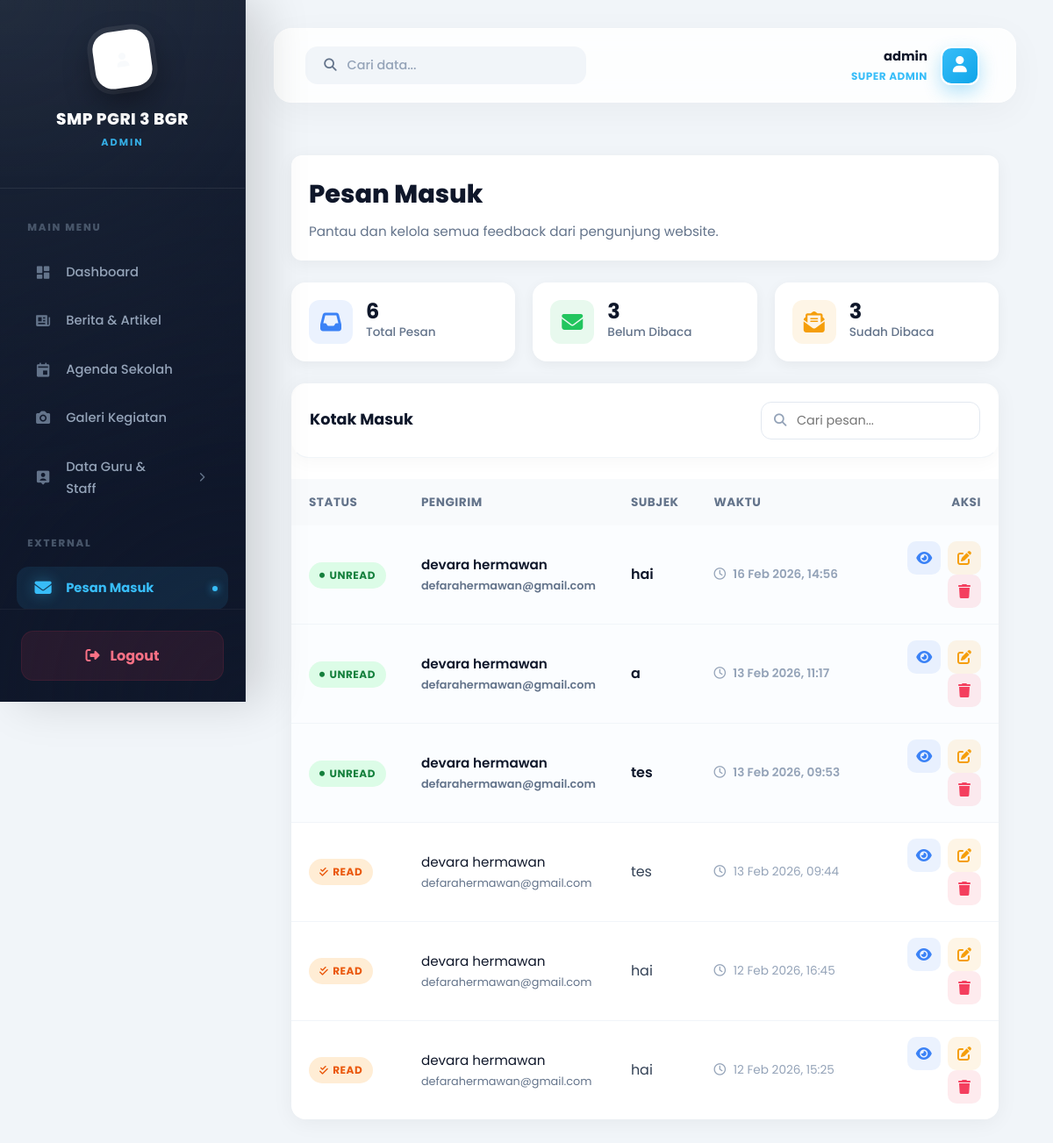
/admin/pesan.php (signed in), run on the app's committed database.
### tables this page shows
CREATE TABLE `pesan` (
  `id` int NOT NULL,
  `nama` varchar(200) NOT NULL,
  `email` varchar(80) NOT NULL,
  `subjek` varchar(30) NOT NULL,
  `pesan` longtext NOT NULL,
  `dibaca` tinyint(1) DEFAULT '0',
  `created_at` timestamp NULL DEFAULT CURRENT_TIMESTAMP
);

### admin/pesan.php (the view, shortened to what this page needs)
<?php
include '../database/conn.php';
$total_pesan = (int) mysqli_fetch_row(mysqli_query($conn, "SELECT COUNT(*) FROM pesan"))[0];
$belum_dibaca = (int) mysqli_fetch_row(mysqli_query($conn, "SELECT COUNT(*) FROM pesan WHERE COALESCE(dibaca, 0) = 0"))[0];
$sudah_dibaca = (int) mysqli_fetch_row(mysqli_query($conn, "SELECT COUNT(*) FROM pesan WHERE dibaca = 1"))[0];
include 'layout/header.php';
?>
<div class="pesan-container">
    <div class="header-panel stagger-item stagger-1">
        <div>
            <h1>Pesan Masuk</h1>
            <p style="color: var(--gray);">Pantau dan kelola semua feedback dari pengunjung website.</p>
        </div>
    </div>
    <div class="stats-row stagger-item stagger-2">
        <div class="stat-box">
            <div class="stat-icon" style="background: rgba(59, 130, 246, 0.1); color: #3b82f6;">
                <i class="fas fa-inbox"></i>
            </div>
            <div class="stat-info">
                <h3><?= $total_pesan ?></h3>
                <p>Total Pesan</p>
            </div>
        </div>
        <div class="stat-box">
            <div class="stat-icon" style="background: rgba(34, 197, 94, 0.1); color: #22c55e;">
                <i class="fas fa-envelope"></i>
            </div>
            <div class="stat-info">
                <h3><?= $belum_dibaca ?></h3>
                <p>Belum Dibaca</p>
            </div>
        </div>
        <div class="stat-box">
            <div class="stat-icon" style="background: rgba(245, 158, 11, 0.1); color: #f59e0b;">
                <i class="fas fa-envelope-open-text"></i>
            </div>
            <div class="stat-info">
                <h3><?= $sudah_dibaca ?></h3>
                <p>Sudah Dibaca</p>
            </div>
        </div>
    </div>
    <div class="message-card stagger-item stagger-3">
        <div class="table-header">
            <h3 style="font-weight: 700; color: var(--primary);">Kotak Masuk</h3>
            <div style="position: relative;">
                <i class="fas fa-search" style="position: absolute; left: 15px; top: 50%; transform: translateY(-50%); color: #94a3b8; font-size: 0.9rem;"></i>
                <input type="text" placeholder="Cari pesan..." style="padding: 10px 15px 10px 40px; border: 1.5px solid #e2e8f0; border-radius: 12px; font-size: 0.9rem; outline: none; width: 250px; transition: 0.3s;">
            </div>
        </div>
        <div style="overflow-x: auto;">
            <table>
                <thead>
                    <tr>
                        <th style="width: 50px;">Status</th>
                        <th>Pengirim</th>
                        <th>Subjek</th>
                        <th>Waktu</th>
                        <th style="text-align: right;">Aksi</th>
                    </tr>
                </thead>
                <tbody>
                    <?php
                    $data = mysqli_query($conn, "SELECT * FROM pesan ORDER BY id DESC") or die(mysqli_error($conn));
                    while ($row = mysqli_fetch_array($data)) {
                        $dibaca = !empty($row['dibaca']);
                    ?>
                        <tr class="<?= $dibaca ? '' : 'unread-row' ?>">
                            <td>
                                <?php if ($dibaca): ?>
                                    <span class="badge badge-read"><i class="fas fa-check-double" style="font-size: 0.7rem;"></i> read</span>
                                <?php else: ?>
                                    <span class="badge badge-new"><i class="fas fa-circle" style="font-size: 6px;"></i> unread</span>
                                <?php endif; ?>
                            </td>
                            <td>
                                <div class="sender-info">
                                    <span class="sender-name"><?php echo $row['nama']; ?></span>
                                    <span class="sender-email"><?php echo $row['email']; ?></span>
                                </div>
                            </td>
                            <td>
                                <div class="msg-subject"><?php echo $row['subjek']; ?></div>
                            </td>
                            <td style="font-size: 0.85rem; color: #94a3b8; white-space: nowrap;">
                                <i class="far fa-clock" style="margin-right: 5px;"></i>
                                <?= date('d M Y, H:i', strtotime($row['created_at'])) ?>
                            </td>
                            <td style="text-align: right;">
                                <button class="btn-action btn-view"
                                    data-id="<?= (int)($row['id'] ?? 0) ?>"
                                    data-nama="<?= htmlspecialchars($row['nama']) ?>"
                                    data-email="<?= htmlspecialchars($row['email']) ?>"
                                    data-subjek="<?= htmlspecialchars($row['subjek']) ?>"
                                    data-pesan="<?= htmlspecialchars($row['pesan']) ?>"
                                    data-date="<?= date('d M Y, H:i', strtotime($row['created_at'])) ?>"
                                    onclick="openMessage(this)">
                                    <i class="fas fa-eye"></i>
                                </button>
                                <button class="btn-action btn-edit"
                                    data-id="<?= (int)($row['id'] ?? 0) ?>"
                                    data-nama="<?= htmlspecialchars($row['nama']) ?>"
                                    data-email="<?= htmlspecialchars($row['email']) ?>"
                                    data-subjek="<?= htmlspecialchars($row['subjek']) ?>"
                                    data-pesan="<?= htmlspecialchars($row['pesan']) ?>"
                                    onclick="openEdit(this)">
                                    <i class="fas fa-edit"></i>
                                </button>
                                <button type="button" class="btn-action btn-delete" data-delete-url="?aksi=hapus&id=<?= (int)($row['id'] ?? 0) ?>" onclick="openDeleteConfirm(this)">
                                    <i class="fas fa-trash"></i>
                                </button>
                            </td>
                        </tr>
                    <?php } ?>
                </tbody>
            </table>
        </div>
    </div>
</div>
<?php include 'layout/footer.php'; ?>

### admin/layout/header.php (shortened to what this page needs)
<?php
$current_page = basename($_SERVER['PHP_SELF']);
?>
<!DOCTYPE html>
<html lang="id">
<head>
    <link rel="stylesheet" href="../css/style.css?v=<?= time(); ?>">
    <link rel="stylesheet" href="css/admin.css?v=<?= time(); ?>">
    <link href='https://unpkg.com/boxicons@2.1.4/css/boxicons.min.css' rel='stylesheet'>
    <link rel="stylesheet" href="https://cdnjs.cloudflare.com/ajax/libs/font-awesome/6.5.1/css/all.min.css">
</head>
<body>
    <div class="admin-container">
        <aside class="sidebar">
            <div class="sidebar-header">
                <div class="admin-logo-container" style="overflow: hidden;">
                    <?php if(isset($_SESSION['foto']) && !empty($_SESSION['foto']) && file_exists('../upload/img/' . $_SESSION['foto'])): ?>
                            <img src="../upload/img/<?= htmlspecialchars($_SESSION['foto']) ?>" alt="Admin Avatar" style="width: 100%; height: 100%; object-fit: cover;">
                        <?php else: ?>
                            <i class="fas fa-user"></i>
                        <?php endif; ?>
                </div>
                <div class="sidebar-brand">
                    <h2>SMP PGRI 3 BGR</h2>
                    <span><?= isset($_SESSION['username']) ? htmlspecialchars($_SESSION['username']) : 'Administrator'; ?></span>
                </div>
            </div>
            <div class="sidebar-menu">
                <div class="menu-label">Main Menu</div>
                <ul>
                    <li><a href="index.php" class="<?= $current_page == 'index.php' ? 'active' : ''; ?>"><i class="bx bxs-dashboard"></i> Dashboard</a></li>
                    <li><a href="berita.php" class="<?= $current_page == 'berita.php' ? 'active' : ''; ?>"><i class="bx bxs-news"></i> Berita & Artikel</a></li>
                    <li><a href="agenda.php" class="<?= $current_page == 'agenda.php' ? 'active' : ''; ?>"><i class="bx bxs-calendar-event"></i> Agenda Sekolah</a></li>
                    <li><a href="galeri.php" class="<?= $current_page == 'galeri.php' ? 'active' : ''; ?>"><i class="bx bxs-camera"></i> Galeri Kegiatan</a></li>
                    <li class="dropdown <?= in_array($current_page, ['guru.php', 'osis.php', 'mpk.php', 'kepsek.php']) ? 'active show' : ''; ?>">
                        <a href="javascript:void(0)" class="dropdown-toggle"><i class="bx bxs-user-pin"></i> Data Guru & Staff <i class="fas fa-chevron-right arrow"></i></a>
                    </li>
                </ul>
                <div class="menu-label">External</div>
                <ul>
                    <li><a href="pesan.php" class="<?= $current_page == 'pesan.php' ? 'active' : ''; ?>"><i class="fas fa-envelope"></i> Pesan Masuk</a></li>
                </ul>
            </div>
            <div class="logout-btn">
                <a href="javascript:void(0)" id="logoutBtn"><i class="fas fa-sign-out-alt"></i> Logout</a>
            </div>
        </aside>
        <main class="main-content">
            <div class="top-bar">
                <div class="search-box">
                    <i class="fas fa-search" style="color: var(--gray);"></i>
                    <input type="text" placeholder="Cari data...">
                </div>
                <div class="user-profile" id="btnProfileTop" style="cursor: pointer;">
                    <div class="user-info">
                        <h4><?= isset($_SESSION['username']) ? htmlspecialchars($_SESSION['username']) : 'Administrator'; ?></h4>
                        <p>Super Admin</p>
                    </div>
                    <div class="user-avatar" style="overflow: hidden;">
                        <?php if(isset($_SESSION['foto']) && !empty($_SESSION['foto']) && file_exists('../upload/img/' . $_SESSION['foto'])): ?>
                            <img src="../upload/img/<?= htmlspecialchars($_SESSION['foto']) ?>" alt="Admin Avatar" style="width: 100%; height: 100%; object-fit: cover;">
                        <?php else: ?>
                            <i class="fas fa-user"></i>
                        <?php endif; ?>
                    </div>
                </div>
            </div>

### admin/layout/footer.php
</main>
</div>
</body>
</html>

### css/style.css (style rules this page uses)
* { margin: 0; padding: 0; box-sizing: border-box; font-family: "Poppins", "Segoe UI", Tahoma, Geneva, Verdana, sans-serif; }
:root { --primary: #0b2d72; --primary-dark: #071d4a; --primary-light: #0992c2; --secondary: #0ac4e0; --accent: #f6e7bc; --accent-light: #faf2d3; --success: #10b981; --light: #f8fafc; --white: #ffffff; --dark: #1e293b; --gray: #64748b; --gray-light: #e2e8f0; --shadow: 0 10px 40px rgba(11, 45, 114, 0.15); --shadow-hover: 0 20px 60px rgba(11, 45, 114, 0.25); --transition: all 0.4s cubic-bezier(0.4, 0, 0.2, 1); --gradient-1: linear-gradient(135deg, #0b2d72 0%, #0992c2 100%); --gradient-2: linear-gradient(135deg, #0992c2 0%, #0ac4e0 100%); --gradient-3: linear-gradient(135deg, #0ac4e0 0%, #f6e7bc 100%); --gradient-primary: linear-gradient( 135deg, var(--primary) 0%, var(--primary-light) 50%, var(--secondary) 100% ); }
body { background-color: var(--light); color: var(--dark); line-height: 1.7; font-weight: 400; overflow-x: hidden; }
html { scroll-behavior: smooth; overflow-x: hidden; }
a { text-decoration: none; color: inherit; transition: var(--transition); }
ul { list-style: none; }
.dropdown { position: relative; }

### admin/layout/header.php (style rules this page uses)
.sidebar-menu .dropdown>a { display: flex; align-items: center; }
.sidebar-menu .dropdown>a .arrow { margin-left: auto; font-size: 11px; color: #64748b; transition: transform 0.35s cubic-bezier(0.4, 0, 0.2, 1), color 0.3s ease; flex-shrink: 0; }

### admin/pesan.php (style rules this page uses)
.pesan-container { padding: 20px; }
.header-panel { display: flex; justify-content: space-between; align-items: center; background: white; padding: 20px; border-radius: 12px; box-shadow: 0 4px 20px rgba(0, 0, 0, 0.05); margin-bottom: 25px; }
.header-panel h1 { font-size: 1.8rem; color: var(--primary); margin: 0; }
.stats-row { display: grid; grid-template-columns: repeat(auto-fit, minmax(250px, 1fr)); gap: 20px; margin-bottom: 25px; }
.stat-box { background: white; padding: 20px; border-radius: 16px; display: flex; align-items: center; gap: 15px; box-shadow: 0 4px 15px rgba(0, 0, 0, 0.05); transition: transform 0.3s ease; }
.stat-icon { width: 50px; height: 50px; border-radius: 12px; display: flex; align-items: center; justify-content: center; font-size: 1.5rem; }
.stat-info h3 { font-size: 1.5rem; font-weight: 700; margin: 0; color: var(--primary); }
.stat-info p { font-size: 0.85rem; color: var(--gray); margin: 0; font-weight: 500; }
.message-card { background: white; border-radius: 16px; box-shadow: 0 4px 25px rgba(0, 0, 0, 0.05); overflow: hidden; }
.table-header { padding: 20px; border-bottom: 1px solid #f1f5f9; display: flex; justify-content: space-between; align-items: center; }
table { width: 100%; border-collapse: collapse; }
th { background: #f8fafc; padding: 15px 20px; text-align: left; color: var(--gray); font-weight: 700; font-size: 0.85rem; text-transform: uppercase; letter-spacing: 0.5px; }
td { padding: 18px 20px; border-bottom: 1px solid #f1f5f9; vertical-align: middle; }
.unread-row { background: rgba(59, 130, 246, 0.02); }
.unread-row td { font-weight: 600; color: var(--primary); }
.sender-info { display: flex; flex-direction: column; }
.sender-name { font-size: 0.95rem; color: var(--primary); }
.sender-email { font-size: 0.8rem; color: var(--gray); }
.msg-subject { max-width: 250px; white-space: nowrap; overflow: hidden; text-overflow: ellipsis; }
.badge { padding: 5px 12px; border-radius: 20px; font-size: 0.75rem; font-weight: 700; display: inline-flex; align-items: center; gap: 5px; }
.badge-new { background: #dcfce7; color: #15803d; }
.badge-read { background: #ffedd5; color: #ea580c; }
.btn-action { width: 38px; height: 38px; border-radius: 10px; border: none; cursor: pointer; transition: 0.2s; display: inline-flex; align-items: center; justify-content: center; font-size: 1rem; }
.btn-view { background: rgba(59, 130, 246, 0.1); color: #3b82f6; }
.btn-delete { background: rgba(244, 63, 94, 0.1); color: #f43f5e; margin-left: 8px; }
.btn-edit { background: rgba(245, 158, 11, 0.1); color: #f59e0b; margin-left: 4px; }

### data on the page
pesan: dibaca 0 (drawn), nama "devara hermawan", email "defarahermawan@gmail.com", subjek "hai", created_at "16 Feb 2026, 14:56"
pesan: dibaca 0 (drawn), nama "devara hermawan", email "defarahermawan@gmail.com", subjek "a", created_at "13 Feb 2026, 11:17"
pesan: dibaca 0 (drawn), nama "devara hermawan", email "defarahermawan@gmail.com", subjek "tes", created_at "13 Feb 2026, 09:53"
pesan: dibaca 1 (drawn), nama "devara hermawan", email "defarahermawan@gmail.com", subjek "tes", created_at "13 Feb 2026, 09:44"
pesan: dibaca 1 (drawn), nama "devara hermawan", email "defarahermawan@gmail.com", subjek "hai", created_at "12 Feb 2026, 16:45"
pesan: dibaca 1 (drawn), nama "devara hermawan", email "defarahermawan@gmail.com", subjek "hai", created_at "12 Feb 2026, 15:25"

### other printed values
$_SESSION['username'] "ADMIN"
$_SESSION['username'] "admin"
$total_pesan "6"
$belum_dibaca "3"
$sudah_dibaca "3"
